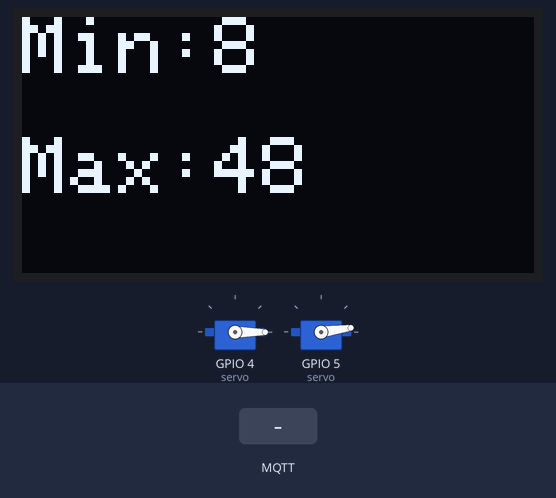
The sketch below on a simulated ESP32. Shown: 2 × servo, 128×64 one-colour display. The test bench sets the inputs (shaded band). WiFi joins after 1.5 s; servers stay silent unless stated; random numbers use the default seed unless the sketch sets one; no MQTT or app messages arrive unless stated; what the sketch prints to the serial monitor is not drawn.

Above: at 5.9 s.
6.0 s: MQTT message "5" arrives on the third subscribed topic
7.5 s: MQTT message "ESP32Servo/theta" arrives on the third subscribed topic
Timing chart, 0 to 10.5 s (numbered marks = the images above; inputs shaded):
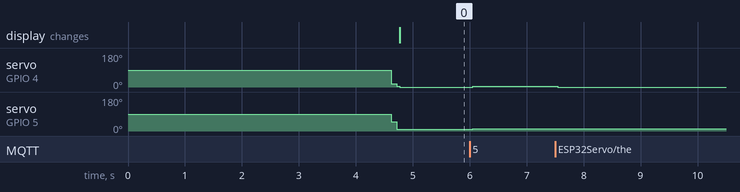

The sketch:

sketch.ino
```cpp
/**
 * @file sketch.ino
 * @brief This file contains the main code for controlling an ESP32 servo and gear mechanism.
 *        It connects to a WiFi network, subscribes to MQTT topics, and controls the servo based on received messages.
 *        The code also simulates torque and detects endpoints for the door mechanism.
 */

#include <WiFi.h>
#include <ESP32Servo.h>
#include <PubSubClient.h>
#include <Wire.h>
#include <Adafruit_GFX.h>
#include <Adafruit_SSD1306.h>

/******************************** MACROS **************************************/

#define MQTT_PORT               1883U
#define DEFAULT_SPEED           30U
#define DEFAULT_SERVO_ANGLE     0U
#define DEFAULT_SERVO_ANGLE_MAX 360U

#define SERVO_PIN               4U
#define GEAR_SERVO_PIN          5U

#define SERVO_ANGLE_MAX_RIGHT   360U
#define SERVO_ANGLE_MAX_LEFT    -360U

#define DELAY_MS                1000U
#define DELAY_100MS             100U

#define DOOR_PHYSICAL_RANGE     60U

#define SCREEN_WIDTH            128
#define SCREEN_HEIGHT           64
/******************************** GLOBAL VARIABLES ******************************/
Servo ESP32Servo;
Servo ESP32ServoGear;

WiFiClient espClient;
PubSubClient mqtt(espClient);

const char* mqttServer = "broker.hivemq.com";

typedef enum {
  SERVO_LEFT,
  SERVO_RIGHT
}Servo_direction_t;

static uint8_t ESP32_servo_speed = DEFAULT_SPEED;
static bool ESP32_servo_direction = SERVO_RIGHT;
static int16_t ESP32_servo_angle = DEFAULT_SERVO_ANGLE;

const float Door_angle_max = 180.0f;  // Maximum angle for the door
const float gear_ratio = 40.0/15.0;   // Gear ratio for the servo gear
const float Door_range_max = 60.0f;

const float TORQUE_THRESHOLD = 0.75f;

static float  random_min_door   = 0.0f;
static float  random_max_door   = 60.0f;

static int16_t  detected_min_door_angle = 0.0f;
static int16_t  detected_max_door_angle = 60.0f;

static int16_t detected_min_servo_angle = 0;
static int16_t detected_max_servo_angle = SERVO_ANGLE_MAX_RIGHT;

static bool door_angle_change_flag = true;

Adafruit_SSD1306 display(SCREEN_WIDTH, SCREEN_HEIGHT, &Wire, -1);

/****************************** FUNCTIONS ******************************/
/**
 * @brief Callback function for MQTT messages
 */
void mqtt_callback(char* topic, byte* payload, unsigned int length) {
  String message = "";
  String subscribed_topic = String(topic);
  for(int i = 0; i < length; i++)
  {
    message += (char)payload[i];
  }
  if(subscribed_topic == "ESP32Servo/theta")
  {
    Serial.println("ESP32 angle Received: " + message);
    ESP32_servo_angle = message.toInt();
  }
  else if(subscribed_topic == "ESP32Servo/speed")
  {
    Serial.println("ESP32 Speed Received: " + message);
    ESP32_servo_speed = message.toInt();
  }
  else if(subscribed_topic == "ESP32Servo/direction")
  {
    Serial.println("ESP32 Direction Received: " + message);
    if (message.toInt() == SERVO_LEFT){
      ESP32_servo_direction = SERVO_LEFT;
    }
  }
}

/**
 * @brief Setup function for MQTT connection
 */
void mqtt_setup() {
  mqtt.setServer(mqttServer, MQTT_PORT);
  mqtt.setCallback(mqtt_callback);

  while (!mqtt.connected()) {
    Serial.println("Connecting to MQTT...");

    String clientId = "ESP32Servo-PIKES";

    if (mqtt.connect(clientId.c_str())) {
      Serial.println("MQTT Connected!");
    } else {
      Serial.print("Failed with:");
      Serial.println(mqtt.state());
      delay(DELAY_MS);
    }
  }

  mqtt.subscribe("ESP32Servo/direction");
  mqtt.subscribe("ESP32Servo/speed");
  mqtt.subscribe("ESP32Servo/theta");
}

/**
 * @brief Setup function for WiFi connection
 */
void WiFi_setup() {
  Serial.println("Connecting to WiFi...");
  WiFi.begin("Wokwi-GUEST", "", 6);

  while (WiFi.status() != WL_CONNECTED) {
    delay(DELAY_100MS);
    Serial.print(".");
  }
  Serial.println("\nWiFi Connected");
}


/**
 * @brief Function to generate random end points for the door
 *        The end points are in the range and <= 60 degrees apart
 */
void generate_random_end_points(){
  float base = random(0, 20);
  random_min_door = base;
  random_max_door = base + 40.0f;
  Serial.println("Random Point Min: ");
  Serial.println(random_min_door);
  Serial.println("Random Point Max: ");
  Serial.println(random_max_door);
}

/*
 * @brief Function to simulate torque based on the door angle
 * @param door_angle The current angle of the door
 * @return The simulated torque value
*/
float simulate_torque(float door_angle)
{
    float torque = 0.1f;
    float d_min = fabs(door_angle - random_min_door);
    float d_max = fabs(door_angle - random_max_door);
    float torque_min = 1.0f - (d_min / 5.0f);
    float torque_max = 1.0f - (d_max / 5.0f);

    torque_min = constrain(torque_min, 0.0f, 1.0f);
    torque_max = constrain(torque_max, 0.0f, 1.0f);

    return max(torque_min, torque_max);
}


/**
 * @brief Function to detect the minimum and maximum endpoints for the door
 *        based on the simulated torque values
 */
void detect_endpoints(){
  Serial.println("Starting Min end point detection...");

  bool min_endpoint_found = false;
  bool max_endpoint_found = false;

  for(int16_t servo_angle = DEFAULT_SERVO_ANGLE; servo_angle <= DEFAULT_SERVO_ANGLE_MAX; servo_angle++)
  {
    float door_angle_raw = servo_angle * gear_ratio;
    float door_angle = constrain(door_angle_raw, 0.0f, Door_range_max);
    float torque = simulate_torque(door_angle);

    ESP32Servo.write(servo_angle);
    ESP32ServoGear.write(door_angle);

    if(torque >= TORQUE_THRESHOLD)
    {
      detected_min_door_angle = door_angle;
      detected_min_servo_angle = servo_angle;
      min_endpoint_found = true;
      break;
    }
  }
  Serial.println("Starting Max end point detection...");
  for(int16_t servo_angle = DEFAULT_SERVO_ANGLE_MAX; servo_angle >= DEFAULT_SERVO_ANGLE; servo_angle--){
    float door_angle_raw = servo_angle * gear_ratio;
    float door_angle = constrain(door_angle_raw, 0.0f, Door_range_max);
    float torque = simulate_torque(door_angle);

    ESP32Servo.write(servo_angle);
    ESP32ServoGear.write(door_angle);

    if(torque >= TORQUE_THRESHOLD)
    {
      detected_max_door_angle = door_angle;
      detected_max_servo_angle = servo_angle;
      max_endpoint_found = true;
      break;
    }
  }

  if(!min_endpoint_found){
    detected_min_door_angle = random_min_door;
  }
  if(!max_endpoint_found){
    detected_max_door_angle = random_max_door;
  }

  Serial.println("Detected endpoints Min: ");
  Serial.println(detected_min_door_angle);
  Serial.println("Detected endpoints Max: ");
  Serial.println(detected_max_door_angle);

  delay(DELAY_100MS);

}

/**
 * @brief Function to run the ESP32 servo and gear mechanism
 */
void ESP32_servo_run(){
    char buffer[12];
    mqtt.loop();
    delay(ESP32_servo_speed);
    if(ESP32_servo_angle == SERVO_ANGLE_MAX_RIGHT || ESP32_servo_angle == SERVO_ANGLE_MAX_LEFT)
    {
        ESP32_servo_angle = DEFAULT_SERVO_ANGLE;
    }
    ESP32Servo.write(ESP32_servo_angle);

    float gear_angle_raw = gear_ratio * ESP32_servo_angle;
    float gear_angle = constrain(gear_angle_raw, 0.0f, Door_angle_max);

    if((gear_angle > detected_min_door_angle) && (gear_angle < detected_max_door_angle))
    {
      ESP32ServoGear.write(gear_angle);
      sprintf(buffer, "%.2f", gear_angle);
      mqtt.publish("ESP32ServoGear/gear_angle_back", buffer);
    }
    sprintf(buffer, "%d", ESP32_servo_angle);
    mqtt.publish("ESP32Servo/angle_back", buffer);

    sprintf(buffer, "%d", ESP32_servo_speed);
    mqtt.publish("ESP32Servo/speed_back", buffer);
}

/**
 * @brief Setup function for the OLED display
 */
void oled_setup(){
  Wire.begin(21, 22);

  if(!display.begin(SSD1306_SWITCHCAPVCC, 0x3C)) {
    Serial.println("SSD1306 allocation failed");
    for(;;);
  }

  display.clearDisplay();
  display.setTextSize(2);
  display.setTextColor(SSD1306_WHITE);
  display.setCursor(0, 0);
  display.println("PIKES Servo");
  display.display();
  delay(1000);
}

/**
 * @brief Function to display detected endpoints on the OLED display
 */
void display_detected_endpoints(){
  display.clearDisplay();
  display.setTextSize(2);
  display.setCursor(0, 0);
  display.print("Min:");
  display.println(detected_min_door_angle);

  display.setCursor(0, 30);
  display.print("Max:");
  display.println(detected_max_door_angle);

  display.display();
}

/**
 * @brief Setup function for the ESP32 servo and gear mechanism
 */
void setup() {
  Serial.begin(115200);

  ESP32Servo.attach(SERVO_PIN);
  ESP32ServoGear.attach(GEAR_SERVO_PIN);
  Serial.println("Servo attached to pin 4 and Gear pin 5");

  oled_setup();
  WiFi_setup();
  delay(DELAY_MS);
  mqtt_setup();

  generate_random_end_points();
  delay(DELAY_MS);
  detect_endpoints();

  ESP32Servo.write(detected_min_servo_angle);
  ESP32ServoGear.write(detected_min_door_angle);
  display_detected_endpoints();
}

/**
 * @brief Main loop function for the ESP32 servo and gear mechanism
 */
void loop() {
  if (!mqtt.connected()) {
    mqtt_setup();
  }
  mqtt.loop();
  ESP32_servo_run();
}
```

Measured:
- after the input at 6.0 s, servo on GPIO 4 (servo): 0° → 5° after 0.05 s; servo on GPIO 5 (servo): 8° → 13° after 0.05 s
- after the input at 7.5 s, servo on GPIO 4 (servo): 5° → 0° after 0.05 s
